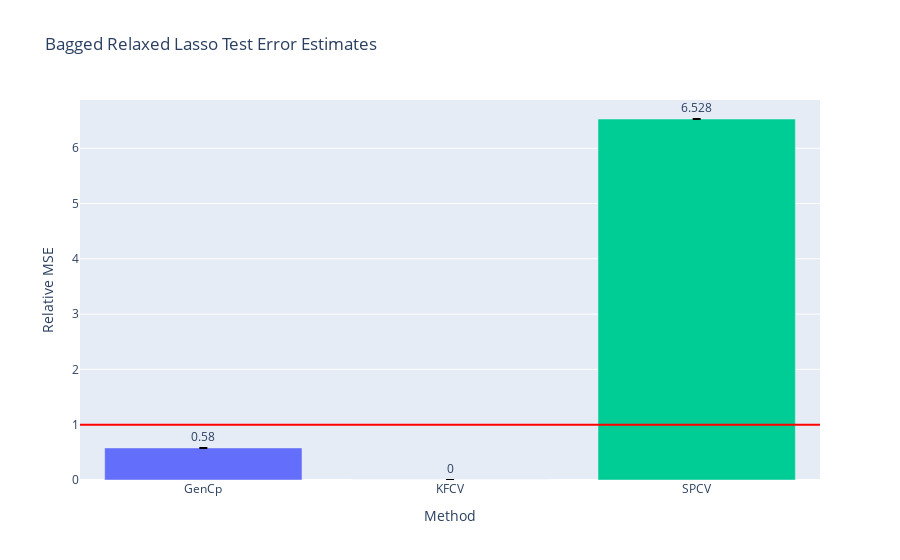

The code cell stored with this chart in its notebook:
### Code cell
fig = go.Figure()
fig.add_trace(go.Bar(
    name='Control',
    x=['GenCp', 'KFCV', 'SPCV'], y=(df/risk).mean(),
    marker_color=px.colors.qualitative.Plotly,
    text=np.around((df/risk).mean(),3),
    textposition='outside',
    error_y=dict(
        type='data',
        color='black',
        symmetric=False,
        array=(df/risk).quantile(.9),
        arrayminus=(df/risk).quantile(.1))
))
# fig.add_trace(go.Bar(
#     name='Experimental',
#     x=['GenCp', 'KFCV', 'SPCV'], y=(df/risk).mean(),
#     error_y=dict(type='data', array=[1, 2])
# ))
# fig.update_layout(barmode='group')
fig.add_hline(y=1., line_color='red')
fig.update_layout(
    title="Bagged Relaxed Lasso Test Error Estimates",
    xaxis_title="Method",
    yaxis_title="Relative MSE",
#     legend_title="Legend Title",
#     font=dict(
#         family="Courier New, monospace",
#         size=18,
#         color="RebeccaPurple"
#     )
)
fig.show()

### Figure 1 — Plotly figure (JSON) as saved in the notebook; plotly's stock layout.template omitted (floating-point values rounded to 4 significant figures)
{"data": [{"error_y": {"array": [4.38e-05, 2.03e-08, 0.0004846], "arrayminus": [8.678e-09, 1.134e-10, 3.268e-07], "color": "black", "symmetric": false, "type": "data"}, "marker": {"color": ["#636EFA", "#EF553B", "#00CC96", "#AB63FA", "#FFA15A", "#19D3F3", "#FF6692", "#B6E880", "#FF97FF", "#FECB52"]}, "name": "Control", "text": [0.58, 0, 6.528], "textposition": "outside", "type": "bar", "x": ["GenCp", "KFCV", "SPCV"], "y": [0.58, 6.654e-08, 6.528]}], "layout": {"shapes": [{"line": {"color": "red"}, "type": "line", "x0": 0, "x1": 1, "xref": "x domain", "y0": 1, "y1": 1, "yref": "y"}], "title": {"text": "Bagged Relaxed Lasso Test Error Estimates"}, "xaxis": {"title": {"text": "Method"}}, "yaxis": {"title": {"text": "Relative MSE"}}}}
